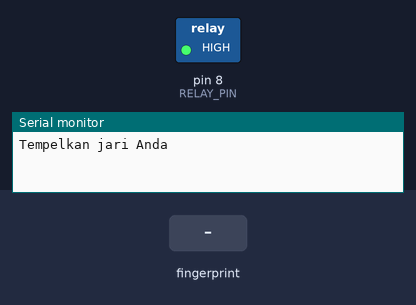
A sketch run on a simulated Arduino Uno, built with avr-gcc and run on an emulated ATmega328P. On the bench: switched loads named in the sketch (green lamp = pin HIGH), the last lines printed to the serial monitor. The test bench sets the inputs (shaded band).

Above: at 2.2 s.
2.3 s: finger stored as number 1 placed on the sensor
At 3.2 s:
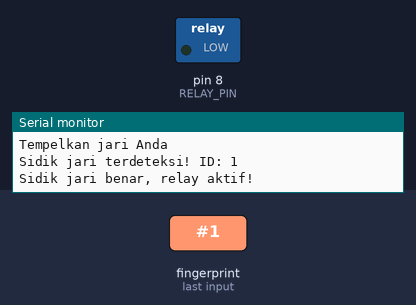
Timing chart, 0 to 7.2 s (numbered marks = the images above; inputs shaded):
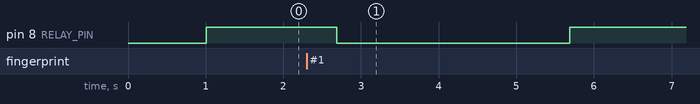

The sketch:

SidikJariRelay.ino
```cpp
#include <Adafruit_Fingerprint.h>
#include <SoftwareSerial.h>

SoftwareSerial mySerial(2, 3);

Adafruit_Fingerprint finger = Adafruit_Fingerprint(&mySerial);

#define RELAY_PIN 8

void setup() {
  Serial.begin(9600);
  finger.begin(57600);
  delay(5);

  if (!finger.verifyPassword()) {
    Serial.println("Gagal terhubung dengan sensor sidik jari");
    while (1) {
      delay(1);
    }
  }

  pinMode(RELAY_PIN, OUTPUT);
  digitalWrite(RELAY_PIN, HIGH);

  Serial.println("Tempelkan jari Anda");
}

void loop() {
  int fingerprintID = getFingerPrint();

  if (fingerprintID != -1) {
    Serial.print("Sidik jari terdeteksi! ID: ");
    Serial.println(fingerprintID);

    if (fingerprintID == 1) {
      Serial.println("Sidik jari benar, relay aktif!");
      digitalWrite(RELAY_PIN, LOW);
      delay(3000);
      digitalWrite(RELAY_PIN, HIGH);
    } else {
      Serial.println("Sidik jari salah, relay tidak aktif");
    }
  }
  delay(50);  // Tambahkan sedikit jeda sebelum pemindaian berikutnya
}

int getFingerPrint() {
  int p = finger.getImage();
  if (p != FINGERPRINT_OK) return -1;

  p = finger.image2Tz();
  if (p != FINGERPRINT_OK) return -1;

  p = finger.fingerFastSearch();
  if (p != FINGERPRINT_OK) return -1;

  // Sidik jari terdeteksi
  return finger.fingerID;
}
```

Measured:
- after the input at 2.3 s, pin 8 (RELAY_PIN): HIGH → LOW after 0.39 s, → HIGH 3.0 s later
